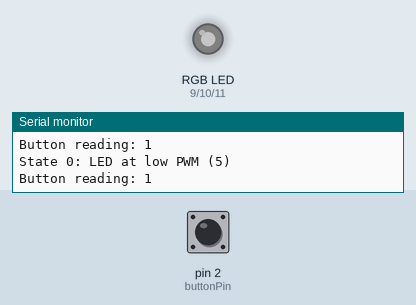
The sketch below on a simulated Arduino Uno, built with avr-gcc and run on an emulated ATmega328P. On the bench: an RGB LED mixed from three pins (HIGH = lit), the last lines printed to the serial monitor. Dashed ring = blinking. The inputs (shaded band) are chosen by the test bench; at power-on: pin 2 (buttonPin) HIGH. Dim RGB values are drawn brighter than linear.

Above: at 1.2 s.
1.3 s: pin 2 (buttonPin) pulled LOW for 1 s
At 2.6 s:
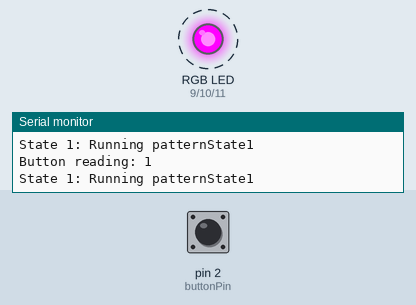
5.3 s: pin 2 (buttonPin) pulled LOW for 0.15 s
8.4 s: pin 2 (buttonPin) driven LOW
11.4 s: pin 2 (buttonPin) driven HIGH
14.4 s: pin 2 (buttonPin) pulsed LOW 2 times (0.12 s each, 0.3 s apart)
At 16.1 s:
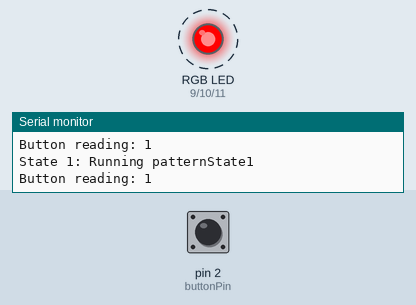
Timing chart, 0 to 19.0 s (numbered marks = the images above; inputs shaded):
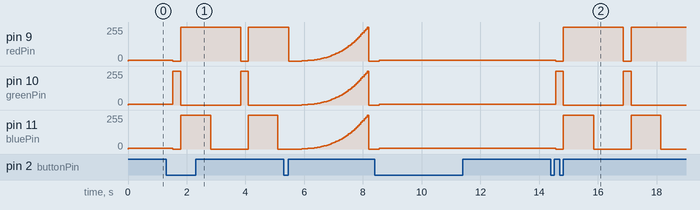

The sketch:

miniproject1.ino
```cpp
const int redPin = 9;
const int greenPin = 10;
const int bluePin = 11;
const int buttonPin = 2;

int state = 0;
int lastButtonState = HIGH; // Button is not pressed (pull-up resistor mode)
int currentButtonState = HIGH;
unsigned long lastDebounceTime = 0;
unsigned long debounceDelay = 50; // Debounce delay to prevent button bounce

bool buttonPressed = false;

unsigned long previousMillis = 0; // Used for non-blocking timing
unsigned long interval = 1000; // Interval for patternState1
int pattern1Step = 0;

int intensity = 0; // Variable for intensity in patternState2
unsigned long previousMillisPattern2 = 0; // Timing for patternState2

void setup() {
  pinMode(redPin, OUTPUT);
  pinMode(greenPin, OUTPUT);
  pinMode(bluePin, OUTPUT);
  pinMode(buttonPin, INPUT_PULLUP);  // Internal pull-up resistor enabled

  // Start Serial communication for debugging
  Serial.begin(9600);
}

void loop() {
  int reading = digitalRead(buttonPin);

  // Debug: Print the raw button state reading
  Serial.print("Button reading: ");
  Serial.println(reading);

  // If the button state has changed
  if (reading != lastButtonState) {
    Serial.println("Button state changed");
    lastDebounceTime = millis(); // Reset debounce timer
  }

  // Check if enough time has passed to debounce the button
  if ((millis() - lastDebounceTime) > debounceDelay) {
    // If the button state has actually changed
    if (reading != currentButtonState) {
      currentButtonState = reading;

      // Only process the button press if it's LOW (pressed) and it's not already processed
      if (currentButtonState == LOW && !buttonPressed) {
        state++; // Increment state
        if (state > 2) state = 0;  // Cycle back to state 0
        buttonPressed = true;  // Prevent multiple state changes from holding the button

        // Print the new state for debugging
        Serial.print("State changed to: ");
        Serial.println(state);
      }
    }
  }

  // If the button is released, allow the state change to be processed again
  if (currentButtonState == HIGH) {
    buttonPressed = false;
  }

  // Handle the states
  switch (state) {
    case 0:
      Serial.println("State 0: LED at low PWM (5)");
      analogWrite(redPin, 5);
      analogWrite(greenPin, 5);
      analogWrite(bluePin, 5);
      break;
    case 1:
      Serial.println("State 1: Running patternState1");
      patternState1();
      break;
    case 2:
      Serial.println("State 2: Running patternState2");
      patternState2();
      break;
  }

  // Save the current reading for the next loop
  lastButtonState = reading;
}

void patternState1() {
  unsigned long currentMillis = millis();

  // Update the LED pattern based on timing
  if (currentMillis - previousMillis >= interval) {
    previousMillis = currentMillis; // Save the last time we updated

    switch (pattern1Step) {
      case 0:
        analogWrite(redPin, 0);
        analogWrite(greenPin, 255);
        analogWrite(bluePin, 0);
        pattern1Step = 1;
        interval = 250; // Change interval for next step
        break;
      case 1:
        analogWrite(redPin, 255);
        analogWrite(greenPin, 0);
        analogWrite(bluePin, 255);
        pattern1Step = 2;
        interval = 1000; // Change interval for next step
        break;
      case 2:
        analogWrite(redPin, 255);
        analogWrite(greenPin, 0);
        analogWrite(bluePin, 0);
        pattern1Step = 0;
        interval = 1000; // Change interval for next step
        break;
    }
  }
}

void patternState2() {
  unsigned long currentMillis = millis();

  // Update the LED pattern every 20ms
  if (currentMillis - previousMillisPattern2 >= 20) { // 20ms update
    previousMillisPattern2 = currentMillis; // Save the last time we updated

    // Gradually increase the intensity
    if (intensity < 255) {
      intensity += 5; // Increase intensity gradually
    } else {
      intensity = 0; // Reset intensity when it reaches 255
    }

    // Non-linear intensity adjustment (cubic function)
    int redValue = pow(intensity / 255.0, 3) * 255;
    int greenValue = pow(intensity / 255.0, 3) * 255;
    int blueValue = pow(intensity / 255.0, 3) * 255;

    // Update the LEDs with the calculated non-linear intensity values
    analogWrite(redPin, redValue);
    analogWrite(greenPin, greenValue);
    analogWrite(bluePin, blueValue);
  }
}
```

Measured:
- after the input at 1.3 s, pin 9 (redPin): alternates 255/255 for 2.0 s and 0/255 for 0.27 s, starting after 0.23 s; pin 10 (greenPin): alternates 255/255 for 0.27 s and 0/255 for 2.0 s, starting after 0.23 s; pin 11 (bluePin): goes 0/255 0.27 s, 255/255 1.0 s, 0/255 1.3 s, 255/255 1.0 s, then 0/255, starting after 0.23 s
- after the input at 14.4 s, pin 9 (redPin): alternates 255/255 for 2.0 s and 0/255 for 0.26 s, starting after 0.17 s; pin 10 (greenPin): alternates 255/255 for 0.26 s and 0/255 for 2.0 s, starting after 0.17 s; pin 11 (bluePin): goes 0/255 0.26 s, 255/255 1.0 s, 0/255 1.3 s, 255/255 1.0 s, then 0/255, starting after 0.17 s
